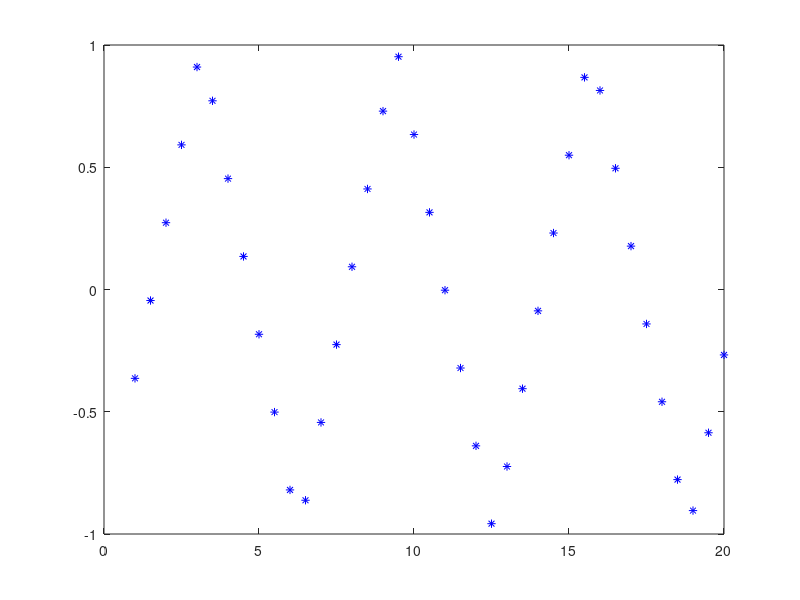

Here is the MATLAB script that generated this plot: (Note: this script raises an error after producing the figure.)
% MTRX5700 - Assignment 2
% Martin Abeleda
% Q1 c
% Implement the line splitting/segmentation algorithm described in the
% lecture
clear all
close all
clc

% Input parameters
threshold = 1.28;    % Corner detection threshold (m)

% Generate a triangular wave
x = 1:0.5:20;
y = sawtooth(x, 0.5);
figure('Color',[1 1 1]);
plot(x, y, '*b');
hold on

% Corner detection
corners = lineSegWrapper(x, y, threshold);
plot(corners(:, 1), corners(:, 2));
title(sprintf('Edge detection on triangle wave - Threshold: %2.3f', threshold));
